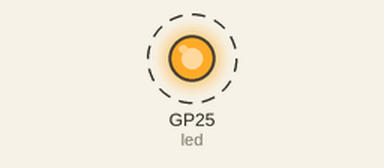
Bench run of a program on a simulated Raspberry Pi Pico running MicroPython. Shown: output pins drawn as LEDs (lit = HIGH). Dashed ring = blinking. WiFi joins after 1.5 s; values from a settings file that is not in the repository are placeholders; the clock reads 2024-03-15 10:24:30 at power-on unless the program sets it; what the program prints to the serial console is not drawn.

Above: at 8.23 s.
Timing chart, 0 to 11.2 s (numbered marks = the images above):
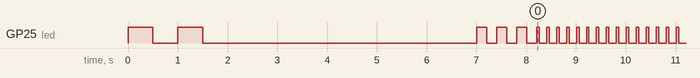

Measured:
- by itself, GP25 (led): goes LOW 0.50 s, HIGH 0.50 s, LOW 5.5 s, 3 × (HIGH 0.20 s, LOW 0.20 s), 608 × (HIGH 0.05 s, LOW 0.15 s), HIGH 0.05 s, then LOW

The program:

62-wi-fi-connect-test-v3.py
```python
import network
import secrets
import time
from machine import Pin

# Optional: Use onboard LED for status indication
led = Pin("LED", Pin.OUT)

def blink_led(times=1, delay=0.2):
    """Blink the onboard LED for status indication"""
    for _ in range(times):
        led.on()
        time.sleep(delay)
        led.off()
        time.sleep(delay)

def connect_wifi(max_retries=10):
    """Connect to WiFi with retry logic"""
    print(f'Connecting to WiFi Network: {secrets.SSID}')

    wlan = network.WLAN(network.STA_IF)
    wlan.active(True)

    # Disable power management for better ping responsiveness
    wlan.config(pm=0xa11140)  # Disable WiFi power management

    print('Powering up WiFi chip...')
    time.sleep(3)

    retry_count = 0
    while retry_count < max_retries:
        try:
            print(f'Connection attempt {retry_count + 1}/{max_retries}')
            wlan.connect(secrets.SSID, secrets.PASSWORD)

            # Wait for connection with timeout
            timeout = 15  # seconds
            start_time = time.time()

            while not wlan.isconnected() and (time.time() - start_time) < timeout:
                time.sleep(1)
                print('.', end='')

            print()  # New line after dots

            if wlan.isconnected():
                return wlan
            else:
                print(f'Timeout on attempt {retry_count + 1}')
                retry_count += 1
                time.sleep(2)

        except Exception as e:
            print(f'Error on attempt {retry_count + 1}: {e}')
            retry_count += 1
            time.sleep(2)

    return None

def display_network_info(wlan):
    """Display detailed network information"""
    config = wlan.ifconfig()
    status = wlan.status()

    print('\n' + '='*50)
    print('NETWORK CONNECTION SUCCESSFUL!')
    print('='*50)
    print(f'IP Address:     {config[0]}')
    print(f'Subnet Mask:    {config[1]}')
    print(f'Gateway:        {config[2]}')
    print(f'DNS Server:     {config[3]}')
    print(f'WiFi Status:    {status}')
    print(f'Network SSID:   {secrets.SSID}')
    print(f'Power Mgmt:     DISABLED (for better ping response)')
    print('='*50)
    print(f'\nTo test connectivity, run this command on your computer:')
    print(f'ping {config[0]}')
    print('\nExpected ping response: <50ms (much improved!)')
    print('Press Ctrl+C to stop the program')
    print('='*50)

def keep_alive_loop(wlan):
    """Keep the device alive and monitor connection with active networking"""
    last_status_time = time.time()
    status_interval = 10  # Print status every 10 seconds
    ping_counter = 0

    try:
        while True:
            current_time = time.time()

            # Check if still connected
            if wlan.isconnected():
                # Blink LED to show device is alive
                blink_led(1, 0.05)

                # Print periodic status with ping counter
                if current_time - last_status_time >= status_interval:
                    ping_counter += 1
                    print(f'[Alive #{ping_counter}] IP: {wlan.ifconfig()[0]} - Ready for ping')
                    last_status_time = current_time

            else:
                print('WiFi connection lost! Attempting to reconnect...')
                blink_led(3, 0.2)  # Fast blinks for error
                wlan = connect_wifi()
                if wlan:
                    display_network_info(wlan)
                else:
                    print('Failed to reconnect. Restarting in 10 seconds...')
                    time.sleep(10)
                    continue

            time.sleep(0.1)  # Very short delay to keep system responsive

    except KeyboardInterrupt:
        print('\nProgram stopped by user')
        led.off()
    except Exception as e:
        print(f'Unexpected error: {e}')
        blink_led(5, 0.1)  # Error indication

def main():
    """Main program function"""
    print('Raspberry Pi Pico W - Enhanced Ping Test')
    print('========================================')

    # Initial LED indication
    blink_led(2, 0.5)

    # Connect to WiFi
    wlan = connect_wifi()

    if wlan:
        display_network_info(wlan)
        blink_led(3, 0.2)  # Success indication
        keep_alive_loop(wlan)
    else:
        print('\nFAILED TO CONNECT!')
        print('Check your secrets.py file for correct SSID and PASSWORD')
        print('Ensure your WiFi network is available and credentials are correct')
        blink_led(10, 0.1)  # Error indication

if __name__ == '__main__':
    main()
```
